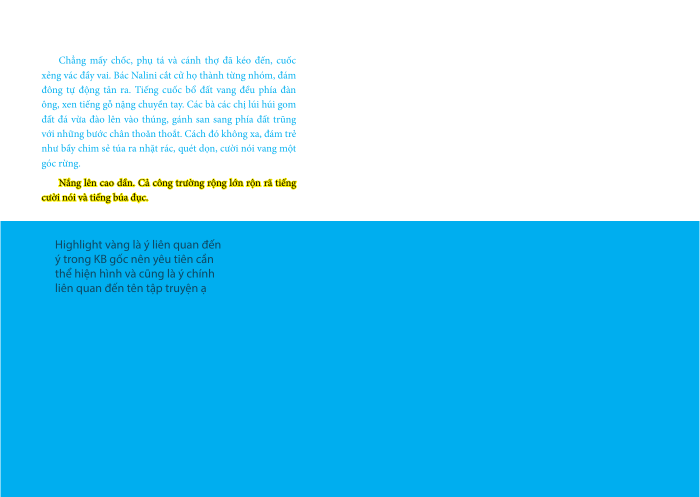
#> input picture Tap 53/Part 1/pages/page-004/storyboards/page004-layout-source.png, 1400 x 994 px, found by its file name (shown at 1/2 size)
$ python build_cards.py
#> lines starting #> are read from the running program, lines starting #| are printed output that depends on the picture
from pathlib import Path
from PIL import Image, ImageDraw, ImageFont
import json, math

root=Path('/workspace')
out=root/'Tap 53/Part 1/pages/page-004/storyboards'
font='/usr/share/fonts/truetype/dejavu/DejaVuSans.ttf'
def person(d,x,y,s,job,color='#9b684d',flip=1):
    def p(a,b):return (x+a*s*flip,y+b*s)
    def line(points,c,w):d.line([p(*v) for v in points],fill=c,width=max(1,int(w*s)))
    def poly(points,c):d.polygon([p(*v) for v in points],fill=c)
    lean=12 if job in ['dig','gather','sweep'] else 0
    # Chân và y phục là các khối liên tục; dáng người nghiêng theo công việc.
    line([(-7,49),(-12,73),(-23,90)],'#624839',7)
    line([(8,48),(16,70),(26,87)],'#624839',7)
    poly([(-14,28),(13,28),(16,58),(-15,58)],'#e5d5ac')
    poly([(lean-12,1),(lean+12,2),(14,35),(-13,35)],color)
    hx,hy=p(lean,-12);r=10*s
    d.ellipse((hx-r,hy-r,hx+r,hy+r),fill='#b97f56',outline='#493e32',width=max(1,int(s)))
    d.arc((hx-r,hy-r,hx+r,hy+r),180,345,fill='#3e342a',width=max(2,int(4*s)))
    if job=='dig':
        line([(lean+7,8),(27,22),(36,14)],'#b97f56',6)
        line([(lean-8,9),(11,30),(28,27)],'#b97f56',6)
        line([(36,6),(19,73)],'#65513b',3)
        poly([(17,68),(33,74),(25,81),(12,76)],'#5d6661')
    elif job=='carry':
        line([(-7,5),(-25,15),(-35,2)],'#b97f56',6)
        line([(8,6),(25,16),(33,1)],'#b97f56',6)
        line([(-52,-2),(52,-2)],'#77583a',4)
        for a in [-48,48]:
            line([(a,-2),(a-9,49)],'#68583d',1.5)
            line([(a,-2),(a+10,49)],'#68583d',1.5)
            poly([(a-15,48),(a+15,48),(a+10,64),(a-9,64)],'#a17e49')
    elif job=='wood':
        line([(-7,8),(-21,21),(-29,5)],'#b97f56',6)
        line([(9,8),(24,20),(33,4)],'#b97f56',6)
    else:
        line([(lean-8,8),(20,29),(36,49)],'#b97f56',6)
        line([(lean+8,8),(31,22),(37,46)],'#b97f56',6)
        if job=='sweep':
            line([(30,30),(50,79)],'#735d40',3)
            poly([(47,69),(62,88),(41,88)],'#af9059')
        else:
            poly([(24,52),(52,52),(47,65),(29,65)],'#a17e49')

def card(n):
#> called with n = 1
 im=Image.open(out/'page004-layout-source.png').convert('RGB');d=ImageDraw.Draw(im)
#> in card, im is the input picture: PIL image 1400x994 RGB; mean R, G, B 111.1, 208.5, 243.8
 W,H=im.size; Y=round(H*255.827/575.433)
#> after `W, H = im.size`: W = 1400; H = 994
#> after `Y = round(H * 255.827 / 575.433)`: Y = 442
 d.rectangle((1,Y,W-2,H-1),fill='#e2d3b0')
 d.polygon([(1,Y),(W-2,Y),(W-2,Y+110),(1010,Y+100),(800,Y+119),(550,Y+83),(1,Y+126)],fill='#c0c5a0')
 for x in [65,200,400,930,1140,1300]:
  d.line((x,Y+8,x-10,Y+100),fill='#8c8a66',width=7)
  d.ellipse((x-55,Y-3,x+48,Y+45),fill='#a5b78c')
 # Hố móng dở và lối đi giữa: neo cảnh công trường chưa dựng công trình.
 for pts in [[(85,680),(420,610),(493,626),(160,714)],[(820,720),(1200,620),(1260,642),(881,754)]]:
  d.polygon(pts,fill='#b49a73');d.line(pts[:3],fill='#8f795a',width=5)
 for x,y in [(86,680),(420,610),(820,720),(1200,620)]:d.line((x,y-24,x,y+8),fill='#79654b',width=3)
 # Lán tạm nhỏ ở xa, không có tường/cột công trình mới.
 d.polygon([(510,490),(565,463),(626,495)],fill='#a5936c')
 for x in [525,610]:d.line((x,492,x,540),fill='#8a7655',width=4)
 if n==1:
  for x,y,s in [(150,615,.83),(260,598,.76),(378,575,.68),(472,567,.59)]:person(d,x,y,s,'dig', '#8b765a')
  for x,y,s in [(1030,660,.88),(1150,638,.8),(1210,565,.56)]:person(d,x,y,s,'gather','#917369',-1)
  for x,y,s in [(910,730,1.05),(1090,798,1.17)]:person(d,x,y,s,'carry','#a8754e',-1)
  d.polygon([(205,760),(457,720),(464,738),(211,779)],fill='#8c6443')
  for x,y in [(265,764),(402,744)]:person(d,x,y,1.25,'wood','#5a7970')
  for x,y in [(1170,512),(1230,508),(1280,519)]:person(d,x,y,.42,'sweep','#a18a58')
  for x,y in [(880,552),(967,539),(1020,522),(320,541)]:person(d,x,y,.48,'dig','#9c9279')
 else:
  # Góc thấp hơn: việc phối hợp chuyền gỗ thành điểm vào của toàn cảnh chung.
  d.polygon([(108,742),(470,676),(480,698),(115,767)],fill='#8c6443')
  for x,y in [(195,746),(420,704)]:person(d,x,y,1.63,'wood','#5a7970')
  for x,y,s in [(130,568,.62),(270,560,.57),(375,535,.48),(482,534,.45)]:person(d,x,y,s,'dig','#8b765a')
  for x,y,s in [(930,676,1.15),(1135,592,.83)]:person(d,x,y,s,'carry','#a8754e',-1)
  for x,y,s in [(1120,780,1.3),(1225,703,.97),(1050,549,.52)]:person(d,x,y,s,'gather','#917369',-1)
  for x,y in [(1180,511),(1250,527),(1300,505)]:person(d,x,y,.44,'sweep','#a18a58')
  for x,y in [(840,540),(906,516),(972,504)]:person(d,x,y,.45,'dig','#9c9279')
 # Guide phác: gáy luôn đi qua lối đất, không xuyên hành động.
 d.rectangle((W*.485,Y,W*.515,H),outline='#b45c60',width=2)
 for inset,c in [(.0104895,'#c77365'),(.027972,'#54836c')]:
  iy=.0147783 if inset<.02 else .0394089
  d.rectangle((W*inset,Y+(H-Y)*iy,W*(1-inset),H-(H-Y)*iy),outline=c,width=2)
 title=['1 · Cùng làm nên công trường','2 · Sức nặng được sẻ chia'][n-1]
 labels=[('Trọng tâm: '+title,(750,90)),('Góc nhìn: '+('chếch cao, toàn cảnh' if n==1 else 'gần ngang người lao động'),(750,136)),('Dư âm: mỗi nhóm góp một phần',(750,182))]
 for t,pos in labels:d.text(pos,t,font=ImageFont.truetype(font,21),fill='#39483e')
 path=out/f'page004-option{n}-composition-v1.png'; im.save(path)
#> after `path = out / f'page004-option{n}-composition-v1.png'`:
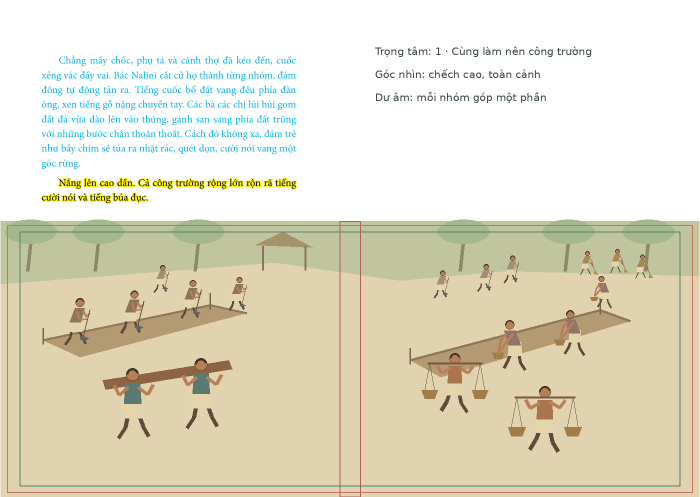
#> saved as page004-option1-composition-v1.png: PIL image 1400x994 RGB (shown at 1/2 size); mean R, G, B 227.8, 222.4, 202.4
 return str(path.relative_to(root))

paths=[card(1),card(2)]
#> call 2 of card, with n = 2
#> in card (call 2), `path = out / f'page004-option{n}-composition-v1.png'`:
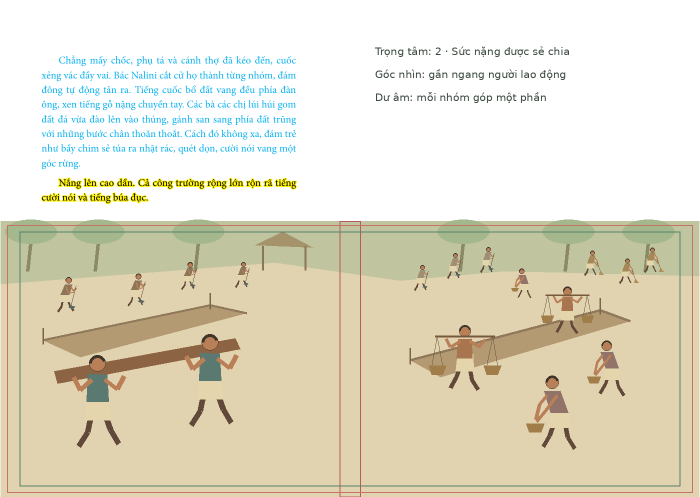
#> saved as page004-option2-composition-v1.png: PIL image 1400x994 RGB (shown at 1/2 size); mean R, G, B 227.3, 221.8, 201.8
box={'x':.5/810.709,'y':255.827/575.433,'width':809.708/810.709,'height':319.606/575.433}
frame={'id':'page004-community-work','shape':'rect','box':box,'textReserve':[],
 'spine':{'x':.485,'y':0,'width':.03,'height':1},
 'narrativeFunction':'Toàn cảnh cộng đồng chung tay lao động',
 'sourceMeasurement':{'pdfPage':4,'bookPages':[10,11],'boxPoints':[.5,255.827,810.208,575.433],'aspectRatio':809.708/319.606},
 'safeZone':{'x':.027972,'y':.0394089,'width':.944056,'height':.9211822},
 'visibilityPriority':[],
 'options':[{'id':f'page004-option{i+1}','preliminaryCompositionCard':p,'userConfirmed':False} for i,p in enumerate(paths)],
 'status':'storyboard-pending'}
mp=root/'Tap 53/Part 1/scripts/layout_frames.json'
#> (the run stopped early here; a loop or call above may not have finished)

$ run again, with Tap 53/Part 1/pages/page-004/storyboards/page004-option2-composition-v1.png copied over Tap 53/Part 1/pages/page-004/storyboards/page004-layout-source.png
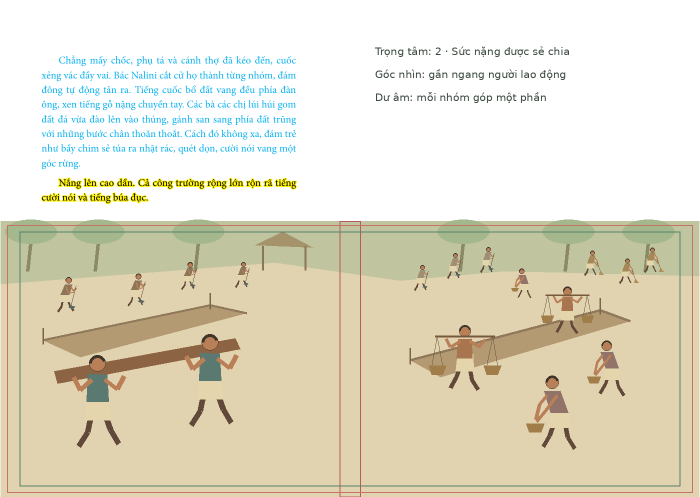
#> input picture Tap 53/Part 1/pages/page-004/storyboards/page004-option2-composition-v1.png, 1400 x 994 px, found by its file name (shown at 1/2 size)
#> in card, im is the input picture: PIL image 1400x994 RGB; mean R, G, B 227.3, 221.8, 201.8
#> in card, `path = out / f'page004-option{n}-composition-v1.png'`:
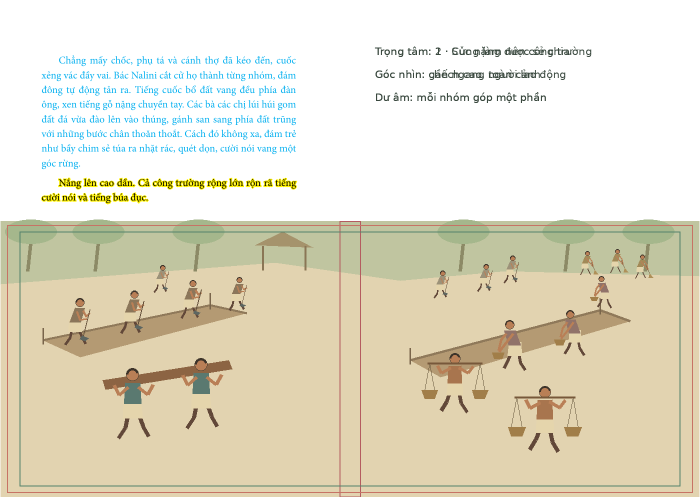
#> saved as page004-option1-composition-v1.png: PIL image 1400x994 RGB (shown at 1/2 size); mean R, G, B 227.5, 222.1, 202.1

$ run again, with Tap 53/Part 1/pages/page-004/storyboards/page004-option3-composition-v1.png copied over Tap 53/Part 1/pages/page-004/storyboards/page004-layout-source.png
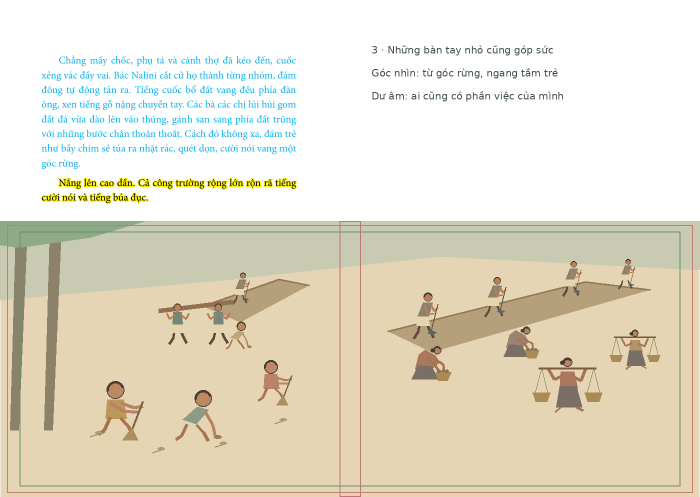
#> input picture Tap 53/Part 1/pages/page-004/storyboards/page004-option3-composition-v1.png, 1400 x 994 px, found by its file name (shown at 1/2 size)
#> in card, im is the input picture: PIL image 1400x994 RGB; mean R, G, B 229.3, 223.5, 205.6
#> in card, `path = out / f'page004-option{n}-composition-v1.png'`:
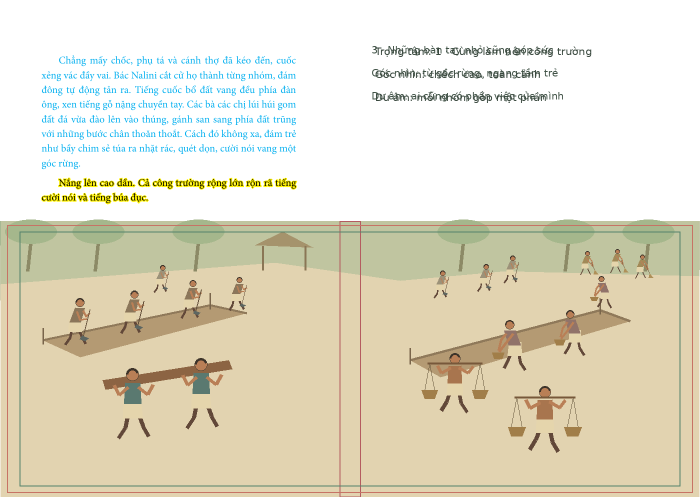
#> saved as page004-option1-composition-v1.png: PIL image 1400x994 RGB (shown at 1/2 size); mean R, G, B 227.3, 221.9, 201.9
#> in card (call 2), `path = out / f'page004-option{n}-composition-v1.png'`:
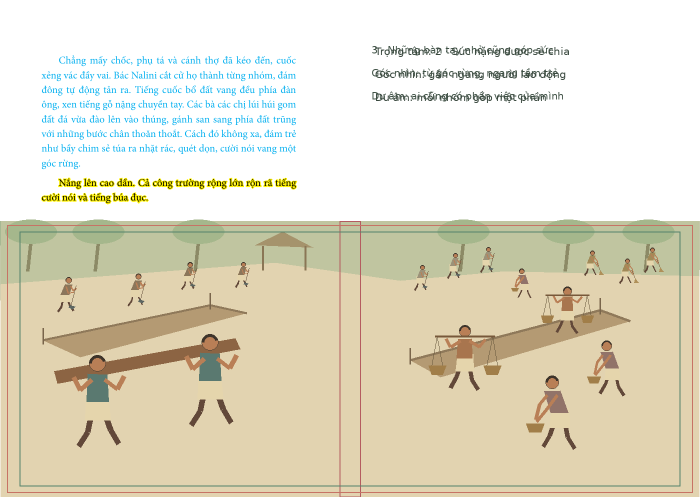
#> saved as page004-option2-composition-v1.png: PIL image 1400x994 RGB (shown at 1/2 size); mean R, G, B 226.8, 221.3, 201.3
